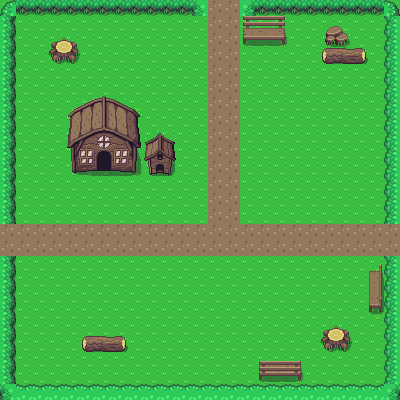

This game map was drawn from its Tiled (.tmx) file and the tilesets committed beside it. A one-line description and the full map source follow:
An orthogonal 25x25 tile map with 16x16 px tiles, 2 tile layers (Ground, Collisions) and 18 objects.

<map version="1.5" tiledversion="1.7.0" orientation="orthogonal" renderorder="left-down" width="25" height="25" tilewidth="16" tileheight="16" infinite="0" nextlayerid="7" nextobjectid="76">
 <tileset firstgid="1" source="Overworld.tsx" />
 <layer id="1" name="Ground" width="25" height="25">
  <data encoding="csv">
1,1,1,1,1,1,1,1,1,1,1,1,1,1202,1202,1,1,1,1,1,1,1,1,1,1,
1,1,1,1,1,1,1,1,1,1,1,1,1,1202,1202,1,1,1,1,1,1,1,1,1,1,
1,1,1,1,1,1,1,1,1,1,1,1,1,1202,1202,1,1,1,1,1,1,1,1,1,1,
1,1,1,1,1,1,1,1,1,1,1,1,1,1202,1202,1,1,1,1,1,1,1,1,1,1,
1,1,1,1,1,1,1,1,1,1,1,1,1,1202,1202,1,1,1,1,1,1,1,1,1,1,
1,1,1,1,1,1,1,1,1,1,1,1,1,1202,1202,1,1,1,1,1,1,1,1,1,1,
1,1,1,1,1,1,1,1,1,1,1,1,1,1202,1202,1,1,1,1,1,1,1,1,1,1,
1,1,1,1,1,1,1,1,1,1,1,1,1,1202,1202,1,1,1,1,1,1,1,1,1,1,
1,1,1,1,1,1,1,1,1,1,1,1,1,1202,1202,1,1,1,1,1,1,1,1,1,1,
1,1,1,1,1,1,1,1,1,1,1,1,1,1202,1202,1,1,1,1,1,1,1,1,1,1,
1,1,1,1,1,1,1,1,1,1,1,1,1,1202,1202,1,1,1,1,1,1,1,1,1,1,
1,1,1,1,1,1,1,1,1,1,1,1,1,1202,1202,1,1,1,1,1,1,1,1,1,1,
1,1,1,1,1,1,1,1,1,1,1,1,1,1202,1202,1,1,1,1,1,1,1,1,1,1,
1,1,1,1,1,1,1,1,1,1,1,1,1,1202,1202,1,1,1,1,1,1,1,1,1,1,
1202,1202,1202,1202,1202,1202,1202,1202,1202,1202,1202,1202,1202,1202,1202,1202,1202,1202,1202,1202,1202,1202,1202,1202,1202,
1202,1202,1202,1202,1202,1202,1202,1202,1202,1202,1202,1202,1202,1202,1202,1202,1202,1202,1202,1202,1202,1202,1202,1202,1202,
1,1,1,1,1,1,1,1,1,1,1,1,1,1,1,1,1,1,1,1,1,1,1,1,1,
1,1,1,1,1,1,1,1,1,1,1,1,1,1,1,1,1,1,1,1,1,1,1,1,1,
1,1,1,1,1,1,1,1,1,1,1,1,1,1,1,1,1,1,1,1,1,1,1,1,1,
1,1,1,1,1,1,1,1,1,1,1,1,1,1,1,1,1,1,1,1,1,1,1,1,1,
1,1,1,1,1,1,1,1,1,1,1,1,1,1,1,1,1,1,1,1,1,1,1,1,1,
1,1,1,1,1,1,1,1,1,1,1,1,1,1,1,1,1,1,1,1,1,1,1,1,1,
1,1,1,1,1,1,1,1,1,1,1,1,1,1,1,1,1,1,1,1,1,1,1,1,1,
1,1,1,1,1,1,1,1,1,1,1,1,1,1,1,1,1,1,1,1,1,1,1,1,1,
1,1,1,1,1,1,1,1,1,1,1,1,1,1,1,1,1,1,1,1,1,1,1,1,1
</data>
 </layer>
 <layer id="2" name="Collisions" width="25" height="25">
  <data encoding="csv">
646,766,766,766,766,766,766,766,766,766,766,766,764,0,0,765,766,766,766,766,766,766,766,766,647,
728,0,0,0,0,0,0,0,0,0,0,0,0,0,0,189,190,191,0,0,45,46,0,0,727,
728,0,0,152,153,0,0,0,0,0,0,0,0,0,0,229,230,231,0,0,85,86,0,0,727,
728,0,0,192,193,0,0,0,0,0,0,0,0,0,0,0,0,0,0,0,204,205,206,0,727,
728,0,0,0,0,0,0,0,0,0,0,0,0,0,0,0,0,0,0,0,0,0,0,0,727,
728,0,0,0,0,0,0,0,0,0,0,0,0,0,0,0,0,0,0,0,0,0,0,0,727,
728,0,0,0,7,8,9,10,11,0,0,0,0,0,0,0,0,0,0,0,0,0,0,0,727,
728,0,0,0,47,48,49,50,51,0,0,0,0,0,0,0,0,0,0,0,0,0,0,0,727,
728,0,0,0,87,88,89,90,91,214,215,0,0,0,0,0,0,0,0,0,0,0,0,0,727,
728,0,0,0,127,128,129,130,131,254,255,0,0,0,0,0,0,0,0,0,0,0,0,0,727,
728,0,0,0,167,168,169,170,171,294,295,0,0,0,0,0,0,0,0,0,0,0,0,0,727,
728,0,0,0,0,0,0,0,0,0,0,0,0,0,0,0,0,0,0,0,0,0,0,0,727,
728,0,0,0,0,0,0,0,0,0,0,0,0,0,0,0,0,0,0,0,0,0,0,0,727,
728,0,0,0,0,0,0,0,0,0,0,0,0,0,0,0,0,0,0,0,0,0,0,0,727,
0,0,0,0,0,0,0,0,0,0,0,0,0,0,0,0,0,0,0,0,0,0,0,0,0,
0,0,0,0,0,0,0,0,0,0,0,0,0,0,0,0,0,0,0,0,0,0,0,0,0,
728,0,0,0,0,0,0,0,0,0,0,0,0,0,0,0,0,0,0,0,0,0,0,188,727,
728,0,0,0,0,0,0,0,0,0,0,0,0,0,0,0,0,0,0,0,0,0,0,228,727,
728,0,0,0,0,0,0,0,0,0,0,0,0,0,0,0,0,0,0,0,0,0,0,268,727,
728,0,0,0,0,0,0,0,0,0,0,0,0,0,0,0,0,0,0,0,0,0,0,308,727,
728,0,0,0,0,0,0,0,0,0,0,0,0,0,0,0,0,0,0,0,152,153,0,0,727,
728,0,0,0,0,204,205,206,0,0,0,0,0,0,0,0,0,0,0,0,192,193,0,0,727,
728,0,0,0,0,0,0,0,0,0,0,0,0,0,0,0,269,270,271,0,0,0,0,0,727,
728,0,0,0,0,0,0,0,0,0,0,0,0,0,0,0,309,310,311,0,0,0,0,0,727,
764,726,726,726,726,726,726,726,726,726,726,726,726,726,726,726,726,726,726,726,726,726,726,726,765
</data>
 </layer>
 <objectgroup id="6" name="Collision Mask" offsetx="-0.5" offsety="0.25">
  <object id="51" x="320.333" y="47" width="47.3333" height="18" />
  <object id="52" x="320.667" y="24.3333" width="29" height="22.3333" />
  <object id="53" x="241" y="16" width="46" height="31.3333" />
  <object id="54" x="240.333" y="0.666667" width="160" height="14" />
  <object id="58" x="379.5" y="2.5" width="20.5" height="221" />
  <object id="60" x="381" y="257" width="19" height="142.5" />
  <object id="61" x="365.5" y="263" width="15.5" height="52.5" />
  <object id="62" x="321" y="322.5" width="30.5" height="31.5" />
  <object id="63" x="256.5" y="358" width="46.5" height="25" />
  <object id="64" x="0.5" y="381.5" width="400" height="19.5" />
  <object id="65" x="-0.5" y="256" width="21.5" height="143.5" />
  <object id="66" x="0.5" y="0" width="20" height="224.5" />
  <object id="68" x="1.5" y="1" width="208" height="15.5" />
  <object id="69" x="49.5" y="37.5" width="29" height="27" />
  <object id="70" x="144.5" y="132.5" width="33.25" height="46" />
  <object id="73" x="97.7727" y="176.295">
   <polygon points="0,0 -29.2727,0.181818 -29.0909,-26.3636 -33.0909,-27.2727 -31.4545,-57.6364 -32.7273,-60.7273 -26.1818,-71.4545 5.45455,-84.1818 9.09091,-84.3636 40.9091,-69.8182 47.2727,-63.0909 46.9091,-37.8182 46.7273,0.181818 14.1818,-0.545455 13.8182,-11.8182 13.6364,-22.7273 9.63636,-25.6364 4.90909,-25.8182 1.27273,-24.1818 -0.181818,-21.4545 -0.181818,-5.45455" />
  </object>
  <object id="74" x="80.3182" y="333.932" width="47.8182" height="20" />
  <object id="75" x="79.8333" y="333.75" width="48.6667" height="21.3333" />
 </objectgroup>
</map>
